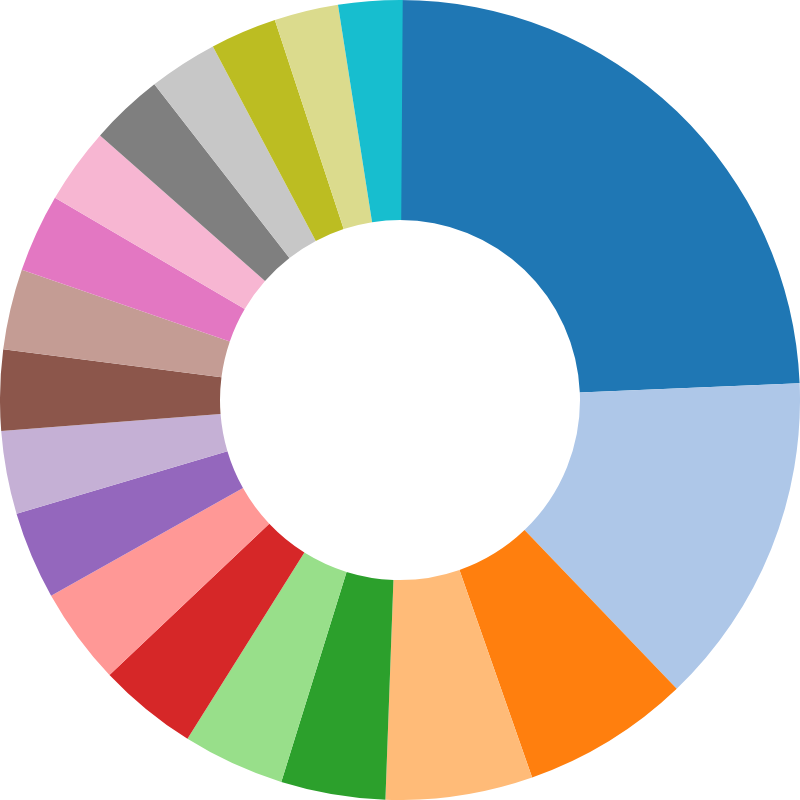

Write the Vega-Lite specification saved for this chart.
### Vega specification from a JSON file in a GitHub repository (floating-point values rounded to 4 significant figures)
{"$schema": "https://vega.github.io/schema/vega/v5.json", "description": "Donut Chart to show top 20 Operator crashes", "width": 400, "height": 400, "title": "Locations of Plane Crashes in Differnet Countries from 1908-2020", "autosize": "none", "signals": [{"name": "startAngle", "value": 0, "bind": {"input": "range", "min": 0, "max": 6.29, "step": 0.01}}, {"name": "endAngle", "value": 6.29, "bind": {"input": "range", "min": 0, "max": 6.29, "step": 0.01}}, {"name": "padAngle", "value": 0, "bind": {"input": "range", "min": 0, "max": 0.1}}, {"name": "innerRadius", "value": 90, "bind": {"input": "range", "min": 0, "max": 120, "step": 1}}, {"name": "cornerRadius", "value": 0, "bind": {"input": "range", "min": 0, "max": 10, "step": 0.5}}, {"name": "sort", "value": false, "bind": {"input": "checkbox"}}], "data": [{"name": "table", "values": [{"Operator": "Aeroflot", "Value": 254}, {"Operator": "Military - U.S. Air Force", "Value": 141}, {"Operator": "Air France", "Value": 71}, {"Operator": "Deutsche Lufthansa", "Value": 62}, {"Operator": "United Air Lines", "Value": 44}, {"Operator": "Military - U.S. Army Air Forces", "Value": 43}, {"Operator": "China National Aviation Corporation", "Value": 42}, {"Operator": "Pan American World Airways", "Value": 41}, {"Operator": "American Airlines", "Value": 37}, {"Operator": "US Aerial Mail Service", "Value": 35}, {"Operator": "Indian Airlines", "Value": 34}, {"Operator": "KLM Royal Dutch Airlines", "Value": 34}, {"Operator": "Philippine Air Lines", "Value": 33}, {"Operator": "Military - Royal Air Force", "Value": 32}, {"Operator": "Private", "Value": 31}, {"Operator": "British Overseas Airways", "Value": 29}, {"Operator": "Military - U.S. Navy", "Value": 28}, {"Operator": "Avianca", "Value": 27}, {"Operator": "Military - U.S. Army", "Value": 27}], "transform": [{"type": "pie", "field": "Value", "startAngle": {"signal": "startAngle"}, "endAngle": {"signal": "endAngle"}, "sort": {"signal": "sort"}}]}], "scales": [{"name": "color", "type": "ordinal", "domain": {"data": "table", "field": "Operator"}, "range": {"scheme": "category20"}}], "marks": [{"type": "arc", "from": {"data": "table"}, "encode": {"enter": {"fill": {"scale": "color", "field": "Operator"}, "x": {"signal": "width / 2"}, "y": {"signal": "height / 2"}, "tooltip": {"signal": "{'Operator': datum.Operator, 'Count': datum.Value}"}}, "update": {"startAngle": {"field": "startAngle"}, "endAngle": {"field": "endAngle"}, "padAngle": {"signal": "padAngle"}, "innerRadius": {"signal": "innerRadius"}, "outerRadius": {"signal": "width / 2"}, "cornerRadius": {"signal": "cornerRadius"}}}}], "encoding": {"theta": {"field": "Value", "type": "quantitative"}, "color": {"field": "Operator", "type": "nominal"}}}
